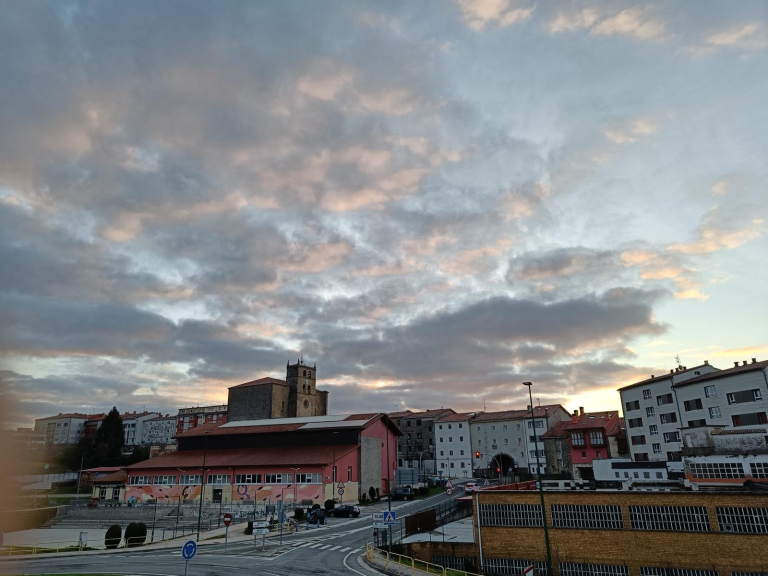
#> input picture img/ahuntzen-elgeta-iglesia.jpg, 1536 x 1152 px (shown at 1/2 size); its folder holds 4 pictures in this run
$ python make_wide_variants.py ../img/ahuntzen-elgeta-iglesia.jpg
#> lines starting #> are read from the running program, lines starting #| are printed output that depends on the picture
#!/usr/bin/env python3
"""Crea las versiones de 800 px de cada foto: la .webp y el .jpg de respaldo.

Una foto de galeria se ve a 130-165 px en un movil (260-495 px reales contando
la densidad de pantalla) y hasta ahora el navegador se descargaba la de 1600 px
igual: una ficha de ruta pesaba 2,6 MB en un telefono. Con las dos versiones
declaradas en el srcset, el navegador coge la que le vale y en el movil eso son
tres cuartas partes menos de bytes, sin que cambie nada en escritorio ni al
ampliar una foto (el visor abre siempre la grande, por data-lightbox-src, que ahora
apunta al .webp de 1600).

Tambien escribe el -800.jpg, que es lo unico que ve un navegador sin WebP: el
original de 1600 px vive en img/orig/, que no se publica (ver _config.yml). Eso
quito 211 MB del sitio publicado -- los JPEG de 1600 que no se bajaba nadie,
porque las fotos se sirven en WebP y hasta el visor pide el WebP primero.

A diferencia de optimize_images.py, este script NO toca los originales: solo
anade ficheros -800.webp y -800.jpg que no existan. Es seguro volver a lanzarlo,
y lanzarlo despues de anadir fotos nuevas es justo lo que hay que hacer.

Uso:
    python3 scripts/make_wide_variants.py          # crea las que falten
    python3 scripts/make_wide_variants.py --force  # rehace tambien las que ya estan
"""
import os
import sys
import glob

from PIL import Image

HERE = os.path.dirname(os.path.abspath(__file__))
ROOT = os.path.dirname(HERE)
IMG = os.path.join(ROOT, "img")
# Los originales de 1600 px viven aparte y fuera del sitio publicado.
ORIG = os.path.join(IMG, "orig")

ANCHO = 800
CALIDAD = 75       # la misma que usa optimize_images.py para el webp de 1600
CALIDAD_JPG = 80   # el respaldo: lo ve menos del 1% de las visitas

# Las miniaturas de las tarjetas de la portada ya salen a 1100 px de
# make_card_thumbs.py y se ven a 356 px como mucho, asi que no entran aqui.
EXCLUIR = ("-card", "-800")


def candidatas():
    # Los originales estan repartidos: los 57 de og:image siguen publicados en
    # img/ y el resto en img/orig/ (ver _config.yml).
    rutas = glob.glob(os.path.join(IMG, "*.jpg")) + glob.glob(os.path.join(ORIG, "*.jpg"))
    for ruta in sorted(rutas, key=os.path.basename):
        nombre = os.path.basename(ruta)
        if any(x in nombre for x in EXCLUIR):
            continue
        yield ruta


def main():
    forzar = "--force" in sys.argv
    hechas = saltadas = 0
    rotas = []
    bytes_originales = bytes_nuevos = 0

    for origen in candidatas():
        base = os.path.join(IMG, os.path.basename(origen)[: -len(".jpg")])
        destino = base + "-800.webp"
        respaldo = base + "-800.jpg"

        if os.path.exists(destino) and os.path.exists(respaldo) and not forzar:
            saltadas += 1
            continue

        try:
            with Image.open(origen) as im:
#> im is the input picture: PIL image 1536x1152 RGB; mean R, G, B 128.2, 132, 134.3
                im = im.convert("RGB")
                w, h = im.size
#> w = 1536; h = 1152
                grande_de_verdad = max(w, h) > ANCHO
#> grande_de_verdad = True
                if grande_de_verdad:
                    escala = ANCHO / max(w, h)
#> escala = 0.521
                    im = im.resize((round(w * escala), round(h * escala)), Image.LANCZOS)
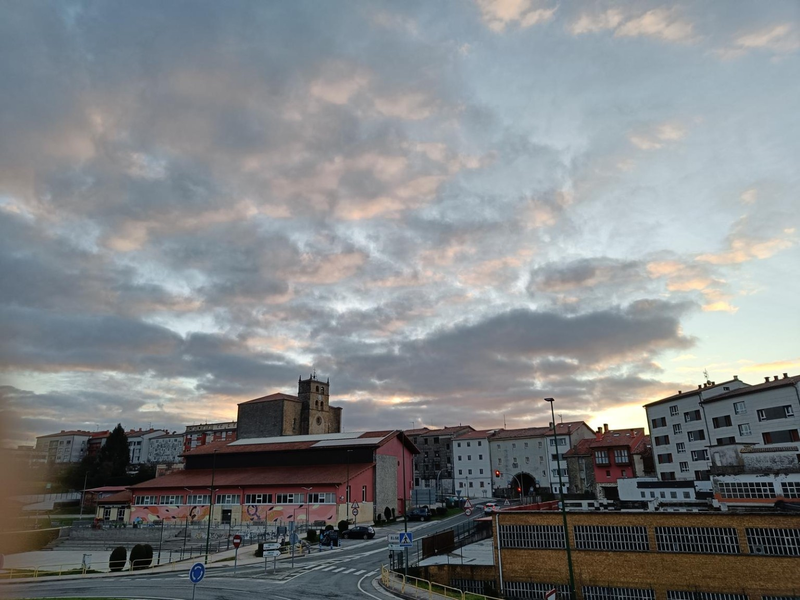
#> im: PIL image 800x600 RGB; mean R, G, B 128.2, 132, 134.3
                # Una foto que ya nace pequena no necesita variante en el
                # srcset -- la del tamano completo ya es esta -- pero si
                # necesita su respaldo .jpg, que es lo unico que puede ver un
                # navegador sin WebP ahora que el original no se publica.
                if grande_de_verdad:
                    im.save(destino, "WEBP", quality=CALIDAD, method=6)
                im.save(respaldo, "JPEG", quality=CALIDAD_JPG,
                        optimize=True, progressive=True)
        except OSError as e:
            # Un fichero truncado o corrupto no puede parar a los otros
            # quinientos: se avisa y se sigue.
            print(f"  !! {os.path.basename(origen)}: ilegible ({e})")
            rotas.append(os.path.basename(origen))
            continue

        bytes_originales += os.path.getsize(origen)
        bytes_nuevos += os.path.getsize(respaldo)
        if os.path.exists(destino):
            bytes_nuevos += os.path.getsize(destino)
        hechas += 1
        print(f"  {os.path.basename(respaldo)} ({os.path.getsize(respaldo)//1024} KB)")
#> pass 2 of the loop in main, `for origen in candidatas():`:
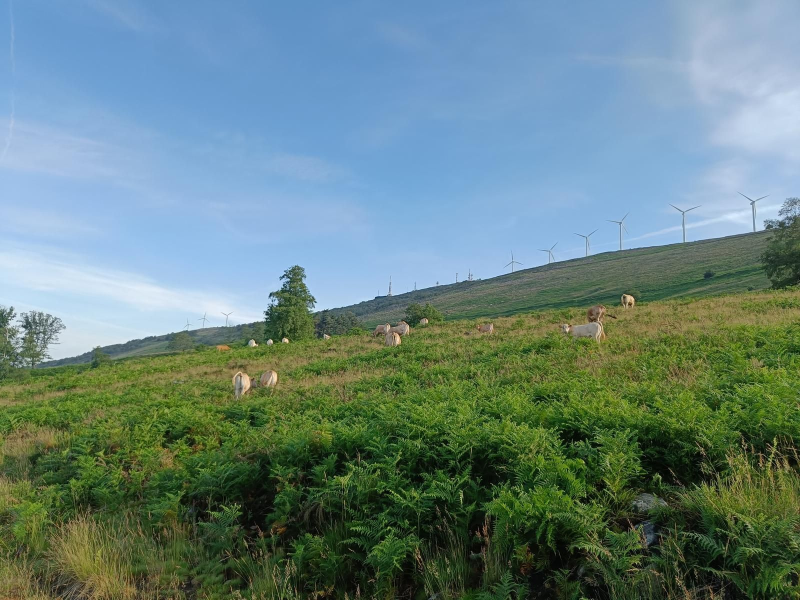
#> input picture img/amaraune-04.jpg, 1600 x 1200 px (shown at 1/2 size)
#> in main, im is the input picture: PIL image 1600x1200 RGB; mean R, G, B 103.1, 130.6, 127.9
#> in main, `im = im.resize((round(w * escala), round(h * escala)), Image.LANCZOS)`:
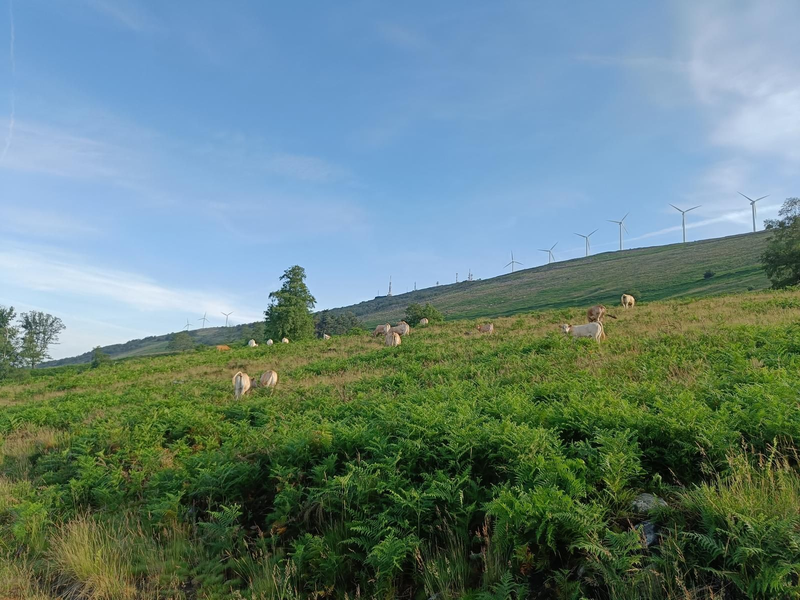
#> im: PIL image 800x600 RGB; mean R, G, B 103.1, 130.6, 127.9
#> pass 3 of the loop in main, `for origen in candidatas():`:
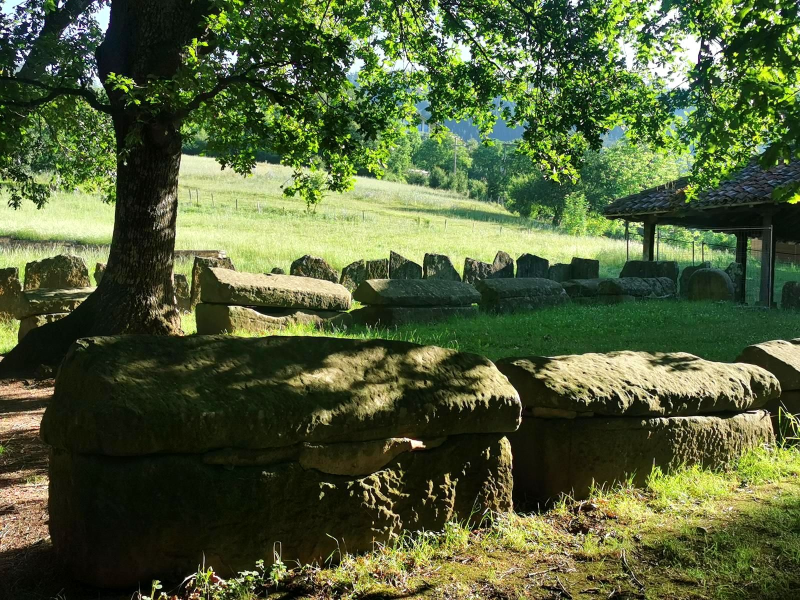
#> input picture img/argineta-01.jpg, 1600 x 1200 px (shown at 1/2 size)
#> in main, im is the input picture: PIL image 1600x1200 RGB; mean R, G, B 81.7, 94.6, 56.6
#> in main, `im = im.resize((round(w * escala), round(h * escala)), Image.LANCZOS)`:
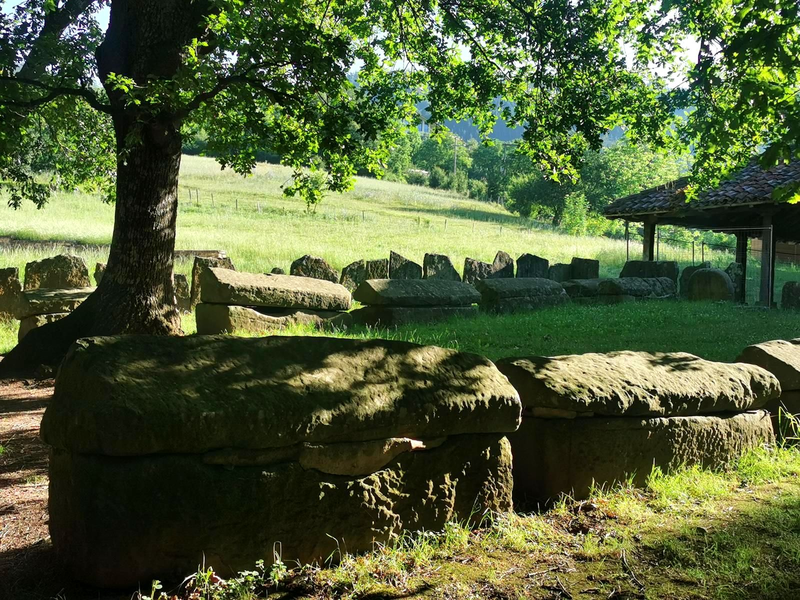
#> im: PIL image 800x600 RGB; mean R, G, B 81.7, 94.5, 56.7

    print(f"\n{hechas} creadas, {saltadas} sin tocar")
    if rotas:
        print(f"{len(rotas)} ilegibles: {', '.join(rotas)}")
    if bytes_originales:
        print(f"originales de esas fotos: {bytes_originales/1048576:.0f} MB")
        print(f"lo publicado a 800:       {bytes_nuevos/1048576:.0f} MB "
              f"({100 - bytes_nuevos/bytes_originales*100:.0f}% menos)")


if __name__ == "__main__":
    main()
